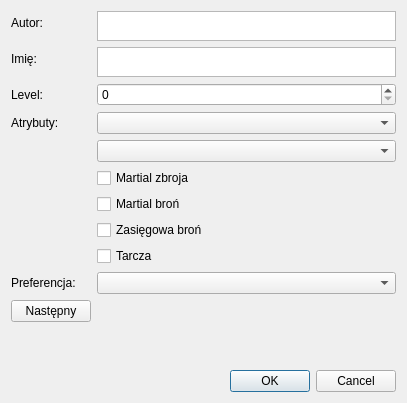
<?xml version="1.0" encoding="UTF-8"?>
<ui version="4.0">
 <class>AddPlayerDialogue</class>
 <widget class="QDialog" name="AddPlayerDialogue">
  <property name="geometry">
   <rect>
    <x>0</x>
    <y>0</y>
    <width>407</width>
    <height>403</height>
   </rect>
  </property>
  <property name="windowTitle">
   <string>Dialog</string>
  </property>
  <layout class="QVBoxLayout" name="verticalLayout">
   <item>
    <layout class="QFormLayout" name="formLayout">
     <item row="0" column="0">
      <widget class="QLabel" name="labelAuthor">
       <property name="text">
        <string>Autor:</string>
       </property>
      </widget>
     </item>
     <item row="1" column="0">
      <widget class="QLabel" name="labelName">
       <property name="text">
        <string>Imię:</string>
       </property>
      </widget>
     </item>
     <item row="2" column="0">
      <widget class="QLabel" name="labelName_2">
       <property name="text">
        <string>Level:</string>
       </property>
      </widget>
     </item>
     <item row="3" column="0">
      <widget class="QLabel" name="labelAttributes">
       <property name="text">
        <string>Atrybuty:</string>
       </property>
      </widget>
     </item>
     <item row="0" column="1">
      <widget class="QTextEdit" name="textEditAuthor">
       <property name="sizePolicy">
        <sizepolicy hsizetype="Expanding" vsizetype="Maximum">
         <horstretch>0</horstretch>
         <verstretch>0</verstretch>
        </sizepolicy>
       </property>
       <property name="maximumSize">
        <size>
         <width>16777215</width>
         <height>30</height>
        </size>
       </property>
      </widget>
     </item>
     <item row="1" column="1">
      <widget class="QTextEdit" name="textEditName">
       <property name="sizePolicy">
        <sizepolicy hsizetype="Expanding" vsizetype="Maximum">
         <horstretch>0</horstretch>
         <verstretch>0</verstretch>
        </sizepolicy>
       </property>
       <property name="maximumSize">
        <size>
         <width>16777215</width>
         <height>30</height>
        </size>
       </property>
      </widget>
     </item>
     <item row="2" column="1">
      <widget class="QSpinBox" name="spinBox"/>
     </item>
     <item row="3" column="1">
      <widget class="QComboBox" name="comboBoxAttribute1"/>
     </item>
     <item row="4" column="1">
      <widget class="QComboBox" name="comboBoxAttribute2"/>
     </item>
     <item row="5" column="1">
      <widget class="QCheckBox" name="checkBoxMartialArmor">
       <property name="text">
        <string>Martial zbroja</string>
       </property>
      </widget>
     </item>
     <item row="6" column="1">
      <widget class="QCheckBox" name="checkBoxMartialWeapon">
       <property name="text">
        <string>Martial broń</string>
       </property>
      </widget>
     </item>
     <item row="7" column="1">
      <widget class="QCheckBox" name="checkBoxRange">
       <property name="text">
        <string>Zasięgowa broń</string>
       </property>
      </widget>
     </item>
     <item row="8" column="1">
      <widget class="QCheckBox" name="checkBoxShield">
       <property name="text">
        <string>Tarcza</string>
       </property>
      </widget>
     </item>
     <item row="9" column="1">
      <widget class="QComboBox" name="comboBox_3"/>
     </item>
     <item row="9" column="0">
      <widget class="QLabel" name="labelPreference">
       <property name="text">
        <string>Preferencja:</string>
       </property>
      </widget>
     </item>
     <item row="10" column="0">
      <widget class="QPushButton" name="BttnNextPlayer">
       <property name="text">
        <string>Następny</string>
       </property>
      </widget>
     </item>
    </layout>
   </item>
   <item>
    <widget class="QDialogButtonBox" name="buttonBox">
     <property name="orientation">
      <enum>Qt::Orientation::Horizontal</enum>
     </property>
     <property name="standardButtons">
      <set>QDialogButtonBox::StandardButton::Cancel|QDialogButtonBox::StandardButton::Ok</set>
     </property>
    </widget>
   </item>
  </layout>
 </widget>
 <resources/>
 <connections>
  <connection>
   <sender>buttonBox</sender>
   <signal>accepted()</signal>
   <receiver>AddPlayerDialogue</receiver>
   <slot>accept()</slot>
   <hints>
    <hint type="sourcelabel">
     <x>248</x>
     <y>254</y>
    </hint>
    <hint type="destinationlabel">
     <x>157</x>
     <y>274</y>
    </hint>
   </hints>
  </connection>
  <connection>
   <sender>buttonBox</sender>
   <signal>rejected()</signal>
   <receiver>AddPlayerDialogue</receiver>
   <slot>reject()</slot>
   <hints>
    <hint type="sourcelabel">
     <x>316</x>
     <y>260</y>
    </hint>
    <hint type="destinationlabel">
     <x>286</x>
     <y>274</y>
    </hint>
   </hints>
  </connection>
 </connections>
</ui>
